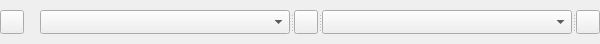
<?xml version="1.0" encoding="UTF-8"?>
<ui version="4.0">
 <class>StyleManagerTool</class>
 <widget class="QWidget" name="StyleManagerTool">
  <property name="geometry">
   <rect>
    <x>0</x>
    <y>0</y>
    <width>600</width>
    <height>44</height>
   </rect>
  </property>
  <property name="sizePolicy">
   <sizepolicy hsizetype="Fixed" vsizetype="Minimum">
    <horstretch>0</horstretch>
    <verstretch>0</verstretch>
   </sizepolicy>
  </property>
  <property name="maximumSize">
   <size>
    <width>600</width>
    <height>50</height>
   </size>
  </property>
  <property name="windowTitle">
   <string>Form</string>
  </property>
  <layout class="QGridLayout" name="gridLayout">
   <property name="sizeConstraint">
    <enum>QLayout::SetMinimumSize</enum>
   </property>
   <property name="margin">
    <number>0</number>
   </property>
   <item row="0" column="0">
    <widget class="QPushButton" name="layerPushButton">
     <property name="sizePolicy">
      <sizepolicy hsizetype="Fixed" vsizetype="Fixed">
       <horstretch>0</horstretch>
       <verstretch>0</verstretch>
      </sizepolicy>
     </property>
     <property name="minimumSize">
      <size>
       <width>24</width>
       <height>24</height>
      </size>
     </property>
     <property name="maximumSize">
      <size>
       <width>24</width>
       <height>24</height>
      </size>
     </property>
     <property name="toolTip">
      <string>Manage Styles Tool</string>
     </property>
     <property name="text">
      <string/>
     </property>
     <property name="icon">
      <iconset resource="../../../../resources.qrc">
       <normaloff>:/plugins/DsgTools/icons/layers.png</normaloff>:/plugins/DsgTools/icons/layers.png</iconset>
     </property>
     <property name="iconSize">
      <size>
       <width>20</width>
       <height>20</height>
      </size>
     </property>
     <property name="checkable">
      <bool>true</bool>
     </property>
    </widget>
   </item>
   <item row="0" column="2">
    <widget class="QSplitter" name="splitter">
     <property name="orientation">
      <enum>Qt::Horizontal</enum>
     </property>
     <widget class="QComboBox" name="dbComboBox"/>
     <widget class="QPushButton" name="refreshPushButton">
      <property name="sizePolicy">
       <sizepolicy hsizetype="Fixed" vsizetype="Fixed">
        <horstretch>0</horstretch>
        <verstretch>0</verstretch>
       </sizepolicy>
      </property>
      <property name="maximumSize">
       <size>
        <width>24</width>
        <height>24</height>
       </size>
      </property>
      <property name="toolTip">
       <string>Refresh database list</string>
      </property>
      <property name="text">
       <string/>
      </property>
      <property name="icon">
       <iconset resource="../../../../resources.qrc">
        <normaloff>:/plugins/DsgTools/icons/refresh.png</normaloff>:/plugins/DsgTools/icons/refresh.png</iconset>
      </property>
     </widget>
     <widget class="QComboBox" name="styleComboBox"/>
     <widget class="QPushButton" name="applyPushButton">
      <property name="sizePolicy">
       <sizepolicy hsizetype="Fixed" vsizetype="Fixed">
        <horstretch>0</horstretch>
        <verstretch>0</verstretch>
       </sizepolicy>
      </property>
      <property name="maximumSize">
       <size>
        <width>24</width>
        <height>24</height>
       </size>
      </property>
      <property name="text">
       <string/>
      </property>
      <property name="icon">
       <iconset resource="../../../../resources.qrc">
        <normaloff>:/plugins/DsgTools/icons/areaTool.png</normaloff>:/plugins/DsgTools/icons/areaTool.png</iconset>
      </property>
     </widget>
    </widget>
   </item>
   <item row="0" column="1">
    <spacer name="horizontalSpacer">
     <property name="orientation">
      <enum>Qt::Horizontal</enum>
     </property>
     <property name="sizeType">
      <enum>QSizePolicy::Fixed</enum>
     </property>
     <property name="sizeHint" stdset="0">
      <size>
       <width>10</width>
       <height>20</height>
      </size>
     </property>
    </spacer>
   </item>
  </layout>
 </widget>
 <resources>
  <include location="../../../../resources.qrc"/>
 </resources>
 <connections/>
</ui>
